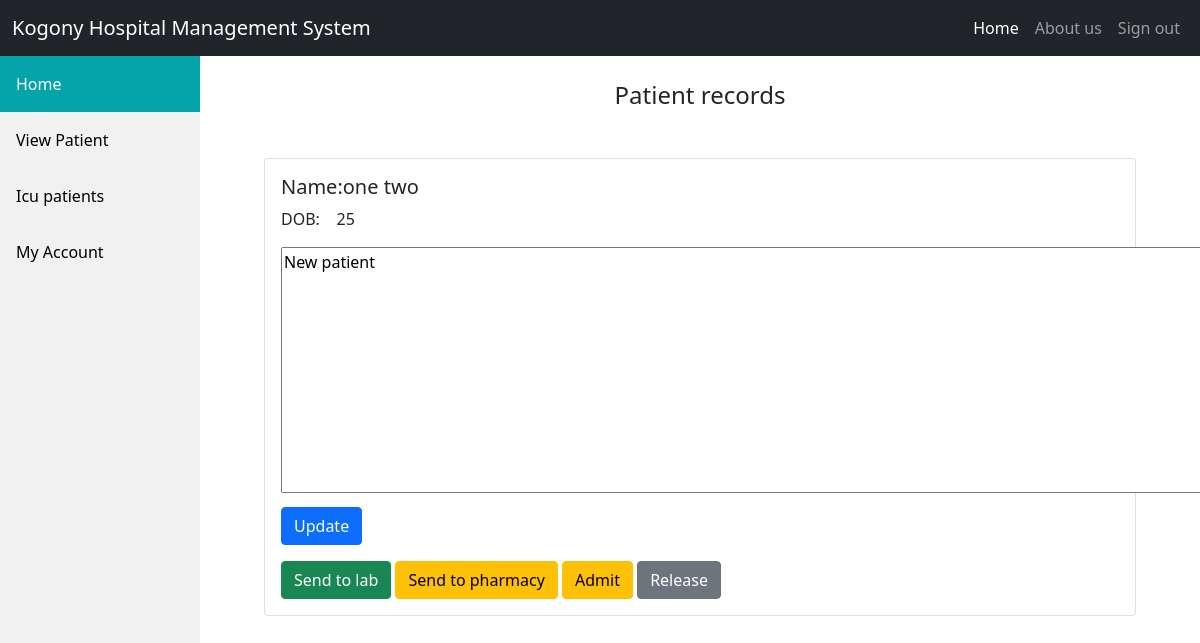
Page /records.php?id=1005 (signed in) on the committed database.
### tables this page shows
CREATE TABLE `patients_details` (
  `email` varchar(30) DEFAULT NULL,
  `names` varchar(30) NOT NULL,
  `dob` varchar(30) NOT NULL,
  `gender` varchar(30) NOT NULL,
  `patient_id` int(11) NOT NULL,
  `medical_records` text DEFAULT NULL,
  `country` varchar(30) NOT NULL,
  `county` varchar(30) NOT NULL,
  `keen` varchar(30) NOT NULL,
  `keentel` varchar(30) NOT NULL,
  `tel` varchar(30) NOT NULL,
  `stage` int(10) NOT NULL
);

### records.php (the view, shortened to what this page needs)
<!DOCTYPE html>
<html lang="en">
<head>
    <link rel="stylesheet" href="css/bootstrap-5.0.2-dist/css/bootstrap.min.css">
</head>
<body>
<?php
include_once('includes/db.php');
include_once('includes/navbar.php');
include_once('includes/sidebar.php');
$user_id=$_GET['id'];
    ?> <div class="alert alert-success alert-dismissible" role="alert">
  </div><?php
$sql="SELECT * from patients_details where patient_id='$user_id' ";
$check=mysqli_query($conn,$sql);
$query=mysqli_fetch_array($check);
if($query > 0){
?>
<div class="content">
    <h4 class="text-center pt-4">Patient records</h4>
    <div class="card m-5 p-3">
        <h5 class="">
           Name:<?php echo $query['names']?>
        </h5>
        <p>DOB:&nbsp;&nbsp;&nbsp;&nbsp;<?php
       $d1 = new DateTime($query['dob']);
       $d2 = new DateTime('now');
       $diff = $d2->diff($d1);
       echo $diff->y;?> </p>
       <form action="" method="post">
       <textarea rows="10" cols="100" name="medical"><?php echo $query['medical_records']?></textarea><br>
       <button class="btn btn-primary mt-2 mb-3" type="submit"  name="submit">Update</button>
       <div>
           <?php
       if($_SESSION['stage']==='Doctor'){?><a href="event.php?id=<?php echo $user_id?>&ev=1" class="btn btn-success">Send to lab</a>
       <?php
    }
    ?>
     <?php
       if($_SESSION['stage']==='Doctor'){?><a href="event.php?id=<?php echo $user_id?>&ev=3"class="btn btn-warning">Send to pharmacy</a>
       <?php
    }
    ?>
         <?php
       if($_SESSION['stage']==='Doctor'){?><a href="event.php?id=<?php echo $user_id?>&ev=4"class="btn btn-warning">Admit</a>
       <?php
    }
    ?>
     <?php
       if($_SESSION['stage']==='Doctor'){?><a href="event.php?id=<?php echo $user_id?>&ev=8" class="btn btn-secondary">Release</a>
       <?php
    }
    ?>
    </div>
       </form>
    </div>
</div>
</body>
<?php } ?>
</html>

### sidebar.css (style rules this page uses)
div.content { margin-left: 200px; padding: 1px 16px; height: 1000px; }

### rows in the picture
patients_details: names "one two", dob "25", medical "New patient"
